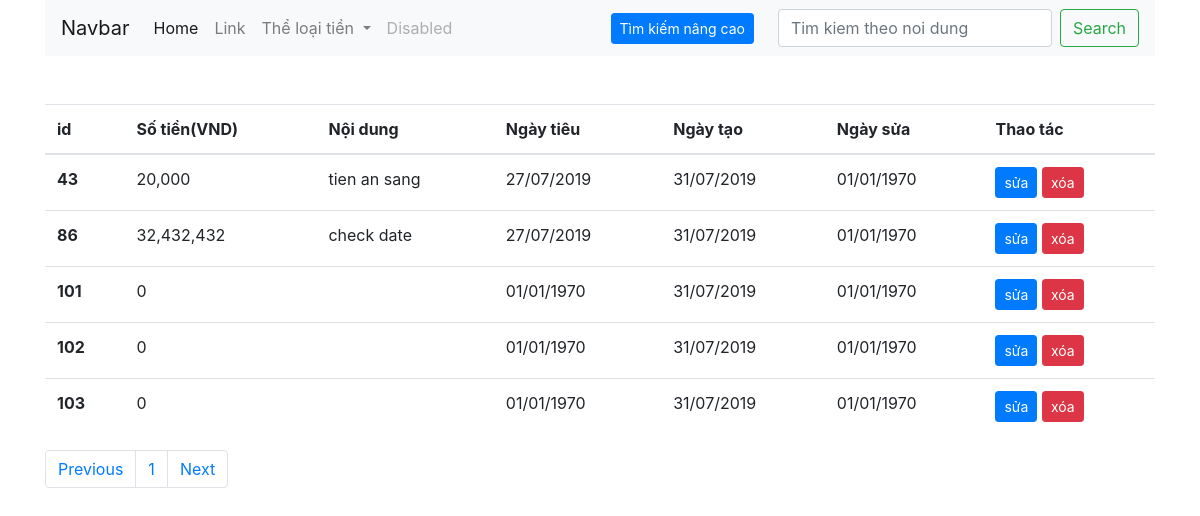
The app's page /index.php/money/index/view, older data.
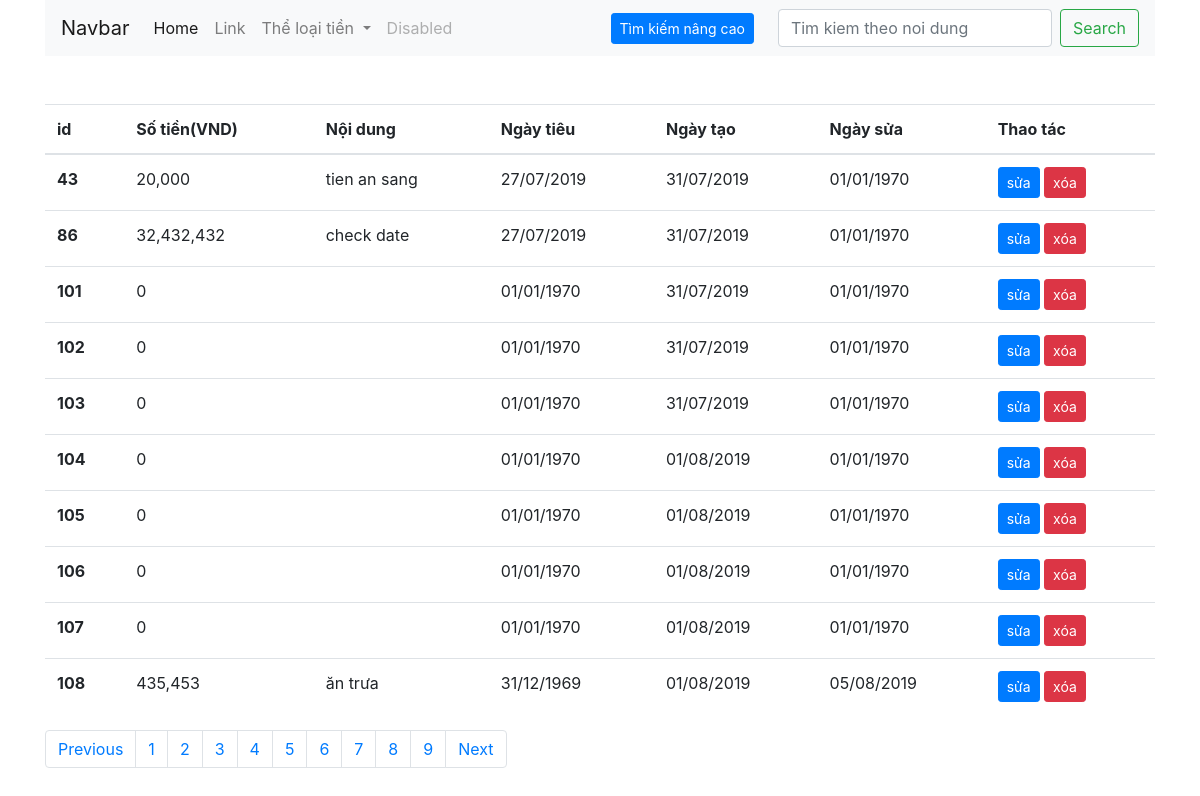
The same page, newer data.
### tables this page shows
CREATE TABLE `money` (
  `id` int(11) NOT NULL,
  `content` varchar(255) DEFAULT NULL,
  `money` int(11) DEFAULT NULL,
  `status` int(11) DEFAULT NULL,
  `date` int(11) DEFAULT NULL,
  `date_created` int(11) DEFAULT NULL,
  `date_modified` int(11) DEFAULT NULL,
  `idTL` int(11) DEFAULT NULL
);

### application/controllers/money/Index.php (called while the page is built, shortened)
<?php
    class Index extends CI_Controller
    {
        protected $templateConfig;
        public function __construct()
        {
            $this->load->helper(array(
                'url',
                'html',
                'form'
            ));
            $this->load->config('template');
            $this->templateConfig = config_item('template');
            $this->load->model('Money_model');
            $this->load->model('Category_model');
        }
        public function view()
        {
            $template = "money/view";
            $data = array();
            $data['siteTitle'] = "Danh sách chi tiêu";
            $where = array();
            $list = $this->Money_model->getList($where);
            $data['list'] = $list;
            $listCategory = $this->Category_model->getCategory();
            $data['listCat'] = $listCategory;
            $numinpage = 10;
            $num = $this->Money_model->paginationPages();
            $page = ceil($num/$numinpage);
            $data['page'] = $page;
                if(isset($_GET['page']))
                {
                    $numberpage  = $_GET['page'];
                }else
                {
                    $numberpage = 1;
                }
                $from  = ($numberpage - 1) * $numinpage;
                $arrData = array (
                    'from' => $from
                );
                $list = $this->Money_model->pagination($arrData);
                $data['list'] = $list;
                $this->load->view($this->templateConfig['header'], $data);
                $this->load->view($template, $data);
                $this->load->view($this->templateConfig['footer'], $data);
        }
    }

### index.php (called while the page is built, shortened)
<?php
require_once BASEPATH.'core/CodeIgniter.php';

### application/models/Money_model.php (called while the page is built, shortened)
<?php
class Money_model extends CI_Model
{
    public function __construct()
    {
        $this->db = $this->load->database('default', TRUE);
        $this->table = 'money';
    }
    public function getList($where = array())
    {
        $this->db->select();
        $this->db->from($this->table);
        $query = $this->db->get()->result();
        return $query;
    }
    public function paginationPages()
    {
        $this->db->select('id');
        $this->db->from($this->table);
        $query = $this->db->get();
        $num = $query->num_rows();
        return $num;
    }
    public  function pagination($arrData)
    {
        $this->db->select('*');
        $this->db->from($this->table);
        $query = $this->db->get()->result();
        return $query;
    }
}

### application/views/money/view.php (the view, shortened to what this page needs)
<div class="row">
    <div class="col-12">
        <table class="table">
            <thead>
            <tr>
                <th scope="col">id</th>
                <th scope="col">Số tiền(VND)</th>
                <th scope="col">Nội dung</th>
                <th scope="col">Ngày tiêu</th>
                <th scope="col">Ngày tạo</th>
                <th scope="col">Ngày sửa</th>
                <th scope="col">Thao tác</th>
            </tr>
            </thead>
            <tbody>
            <?php foreach ($list as $item) : ?>
            <tr>
                <th scope="row"><?= $item->id ?></th>
                <td><?= number_format($item->money)?></td>
                <td><?= $item->content ?></td>
                <td><?= date('d/m/Y', $item->date) ?></td>
                <td><?= date('d/m/Y', $item->date_created) ?></td>
                <td><?= date('d/m/Y', $item->date_modified) ?></td>
                <td><button type="button" class="btn btn-primary btn-sm" data-toggle="modal" data-target="#exampleModal-<?= $item->id ?>">sửa</button>
                    <button type="button" class="btn btn-danger btn-sm delete" data-toggle="modal" data-target="#delete_exampleModal-<?= $item->id ?>">xóa</button>
                </td>
            </tr>
            <?php endforeach; ?>
            </tbody>
        </table>
    </div>
</div>
<nav aria-label="Page navigation example">
    <ul class="pagination">
        <li class="page-item"><a class="page-link" href="#">Previous</a></li>
        <?php for ($i = 1; $i <= $page; $i++): ?>
        <li class="page-item"><a class="page-link" href="<?= site_url('money/index/view?page=' . $i); ?>"><?= $i; ?></a></li>
        <?php endfor; ?>
        <li class="page-item"><a class="page-link" href="#">Next</a></li>
    </ul>
</nav>

### application/views/includes/header.php (shortened to what this page needs)
<!doctype html>
<html lang="en">
<head>
    <link rel="stylesheet" href="<?= base_url("assets/css/bootstrap.min.css");?>">
    <link rel="stylesheet" href="<?= base_url("assets/css/jquery-ui.css");?>">
    <link rel="stylesheet" href="<?= base_url("assets/css/custom.css");?>">
</head>
<body>
<div class="container">
    <nav class="navbar navbar-expand-lg navbar-light bg-light">
        <a class="navbar-brand" href="#">Navbar</a>
        <div class="collapse navbar-collapse" id="navbarSupportedContent">
            <ul class="navbar-nav mr-auto">
                <li class="nav-item active">
                    <a class="nav-link" href="#">Home <span class="sr-only">(current)</span></a>
                </li>
                <li class="nav-item">
                    <a class="nav-link" href="#">Link</a>
                </li>
                <li class="nav-item dropdown">
                    <a class="nav-link dropdown-toggle" href="#" id="navbarDropdown" role="button" data-toggle="dropdown" aria-haspopup="true" aria-expanded="false">
                        Thể loại tiền
                    </a>
                </li>
                <li class="nav-item">
                    <a class="nav-link disabled" href="#">Disabled</a>
                </li>
            </ul>
            <button type="button" class="btn btn-primary btn-sm mr-4 btn-search">Tìm kiếm nâng cao</button>
            <form class="form-inline my-2 my-lg-0" method="get" action="<?= site_url('money/index/view') ?>">
                <input class="form-control mr-sm-2" type="search" placeholder="Tim kiem theo noi dung" aria-label="Search" name="search">
                <button class="btn btn-outline-success my-2 my-sm-0" type="submit">Search</button>
            </form>
        </div>
    </nav>
    <br>
    <br>
</div>
<div class="container">

### application/views/includes/footer.php (shortened to what this page needs)
</div>
</body>
</html>

### assets/css/custom.css (style rules this page uses)
a { text-decoration:none !important; }

Row changes from the older to the newer data that the page shows:
added money: id "104", money "0", date "01/01/1970", date_created "01/08/2019", date_modified "01/01/1970"
added money: id "105", money "0", date "01/01/1970", date_created "01/08/2019", date_modified "01/01/1970"
added money: id "106", money "0", date "01/01/1970", date_created "01/08/2019", date_modified "01/01/1970"
added money: id "107", money "0", date "01/01/1970", date_created "01/08/2019", date_modified "01/01/1970"
added money: id "108", money "435,453", content "ăn trưa", date "31/12/1969", date_created "01/08/2019", date_modified "05/08/2019"
Text that changed along with them:
new list line: "2"
new list line: "3"
new list line: "4"
new list line: "5"
new list line: "6"
new list line: "7"
new list line: "8"
new list line: "9"
